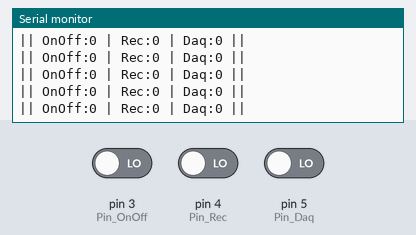
Bench run of a sketch on a simulated Arduino Uno, built with avr-gcc and run on an emulated ATmega328P. Shown: the last lines printed to the serial monitor. The test bench sets the inputs (shaded band); at power-on: pin 3 (Pin_OnOff) LOW, pin 4 (Pin_Rec) LOW, pin 5 (Pin_Daq) LOW.

Above: at 1.3 s.
1.4 s: pin 3 (Pin_OnOff) driven HIGH
At 1.68 s:
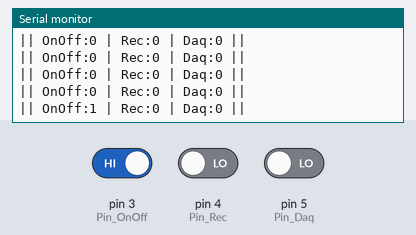
2.9 s: pin 4 (Pin_Rec) driven HIGH
At 3.19 s:
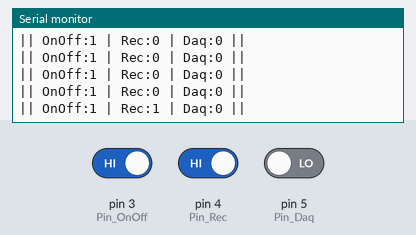
4.4 s: pin 5 (Pin_Daq) driven HIGH
At 4.69 s:
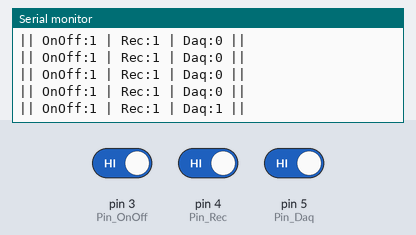
5.9 s: pin 3 (Pin_OnOff) driven LOW
At 6.19 s:
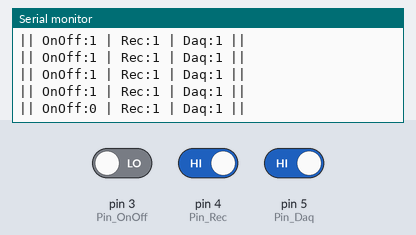
7.4 s: pin 4 (Pin_Rec) driven LOW
At 7.69 s:
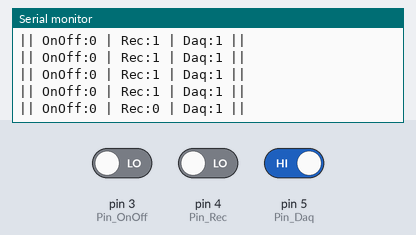

The sketch:

ButtonsModule.ino
```cpp
int t_daq = 250;

int Pin_OnOff = 3;
int Pin_Rec = 4;
int Pin_Daq = 5;
int Val_OnOff;
int Val_Rec;
int Val_Daq;


void setup() {
  pinMode(Pin_OnOff, INPUT);
  pinMode(Pin_Rec, INPUT);
  pinMode(Pin_Daq, INPUT);
  Serial.begin(9600);
 Serial.println("Start");
}

void loop() {
  Val_OnOff = digitalRead(Pin_OnOff);
  Val_Rec = digitalRead(Pin_Rec);
  Val_Daq = digitalRead(Pin_Daq);


  Serial.print("|| ");
  Serial.print("OnOff:");
  Serial.print(Val_OnOff);
  Serial.print(" | ");
  Serial.print("Rec:");
  Serial.print(Val_Rec);
  Serial.print(" | ");
  Serial.print("Daq:");
  Serial.print(Val_Daq);
  Serial.print(" ||");
  Serial.println("");
  delay(t_daq);
}
```

Measured:
- after the input at 1.4 s, the serial monitor: prints a new line after 0.10 s (image 1)
- after the input at 2.9 s, the serial monitor: prints a new line after 0.11 s (image 2)
- after the input at 4.4 s, the serial monitor: prints a new line after 0.11 s (image 3)
- after the input at 5.9 s, the serial monitor: prints a new line after 0.11 s (image 4)
- after the input at 7.4 s, the serial monitor: prints a new line after 0.11 s (image 5)
